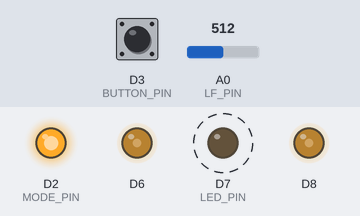
A program run on a simulated ESP8266 (NodeMCU). On the bench: output pins drawn as LEDs (lit = HIGH). Dashed ring = blinking. The test bench sets the inputs (shaded band); at power-on: D3 (BUTTON_PIN) HIGH, A0 (LF_PIN) = 512. Storage starts empty; what the program prints to the serial monitor is not drawn.

Above: at 2.7 s.
2.8 s: D3 (BUTTON_PIN) pulled LOW for 3.2 s
At 3.63 s:
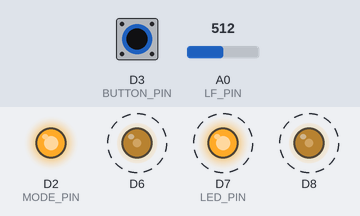
12.0 s: D3 (BUTTON_PIN) pulled LOW for 0.15 s
At 13.9 s:
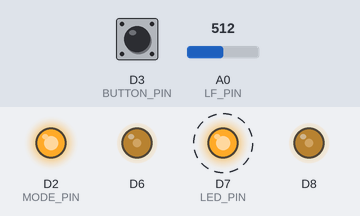
15.1 s: A0 (LF_PIN) set to 440
At 16.3 s:
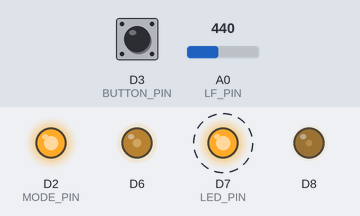
18.1 s: A0 (LF_PIN) set to 426
At 18.35 s:
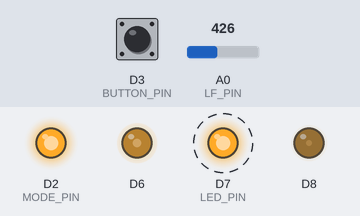
21.1 s: A0 (LF_PIN) set to 390
At 21.9 s:
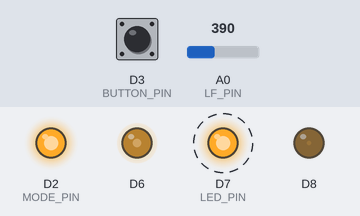
Timing chart, 0 to 25.1 s (numbered marks = the images above; inputs shaded):
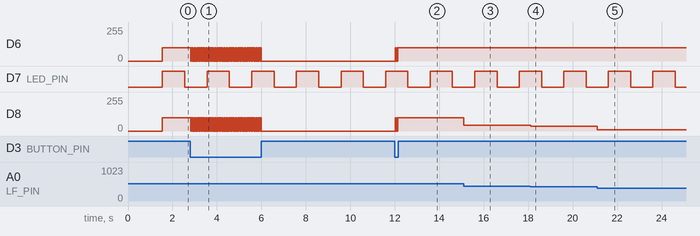

Measured:
- after the input at 2.8 s, D6, D8: alternates 99/255 for 0.03 s and 0/255 for 0.03 s, 111 changes in all, then stays 0/255, starting at once
- after the input at 12.0 s, D6, D8: 0/255 → 99/255 at once
- after the input at 15.1 s, D8: 99/255 → 45/255 at once
- after the input at 18.1 s, D8: 45/255 → 35/255 at once
- after the input at 21.1 s, D8: 35/255 → 8/255 at once
- by itself, D7 (LED_PIN): alternates HIGH for 1.0 s and LOW for 1.0 s

The program:

main.cpp
```cpp
#include <Arduino.h>
#include <DRV8835MotorShield.h>
#include <ESP8266WiFi.h>
//#include <WebSocketsServer.h>
#include <ESP8266WebServer.h>
#include <ESP8266mDNS.h>
#include <CWebSerwer.h>
#include <ArduinoJson.h>


/*
 * This example uses the DRV8835MotorShield library to drive each motor with the
 * Pololu DRV8835 Dual Motor Driver Shield for Arduino forward, then backward.
 * The yellow user LED is on when a motor is set to a positive speed and off when
 * a motor is set to a negative speed.
 */

#define LED_PIN 13
#define MODE_PIN D2

#define LF_PIN A0
#define BUTTON_PIN 0

CWebSerwer web;
unsigned long ms=0;
unsigned long loopTime=0,loopTimeStart=0;
int lfMax=0;
int lfMin=1024;
int mLSpeed=0;
int mPSpeed=0;
int led=LOW;

int Vmax=400;
double Kp=3.0;
double Kd=1;
double dp=0;
double dd=0;
int lastError=0;
int position=0;
int16_t error=0;
int16_t speedDifference=0;
int tryb=1;

//DRV8835MotorShield motors;
////////////// obsluga websocket

void wse(uint8_t num, WStype_t type, uint8_t * payload, size_t length)
{
  web.webSocketEvent(num,type,payload,length);
  if(type==WStype_TEXT)
  {
    char* p = (char*)malloc(length+1);
    memcpy(p,payload,length);
    p[length]='\0';
    Serial.print("webSocket TEXT: ");Serial.println(p);

  //  https://arduinojson.org/v6/assistant/
  // mozliwe komunikaty
    // {"Kp":float, "Kd":float, "Vm":int, "T":int, "L":int, "P":int}
    //

    StaticJsonDocument<200> doc;
    DeserializationError error = deserializeJson(doc, p);
    if (error)
    {
      Serial.print(F("deserializeJson() failed: "));
      Serial.println(error.c_str());
      return;
    }
    Kp = doc["Kp"]|Kp; // 123.32
    Kd = doc["Kd"]|Kd; // 1234.564
    Vmax = doc["Vm"]|Vmax; // -1024
    tryb = doc["T"]|tryb; // 10
    mLSpeed = doc["L"]|mLSpeed; // -1024
    mPSpeed = doc["P"]|mPSpeed; // -1024

    free(p);
  }
}


void setup()
{
  //motors.setSpeeds(0,0);
  pinMode(LED_PIN, OUTPUT);
  pinMode(MODE_PIN,OUTPUT);
  digitalWrite(MODE_PIN,HIGH);
  pinMode(LF_PIN,INPUT_PULLUP);
  Serial.begin(115200);
  Serial.println("LineFollower start");

  web.begin();
  WebSocketsServer * webSocket=web.getWebSocket();
  webSocket->onEvent(wse);

  // uncomment one or both of the following lines if your motors' directions need to be flipped

  //motors.flipM1(true);
  //motors.flipM2(true);
  pinMode(BUTTON_PIN,INPUT_PULLUP);

  digitalWrite(LED_PIN,LOW);
  // czeka na guzik
 // while(digitalRead(BUTTON_PIN)==HIGH);
 //motors.setSpeeds(400,0);
 Serial.println("...init ...");


  /*  digitalWrite(D5, HIGH);
    digitalWrite(D7, HIGH);
    analogWrite(D6, 400);
    analogWrite(D8, 400);

     delay(3000);
  */

// d8 in2EN   // d7 in1PH
// d6 in2EN   // d5  in2PH
//
/*while(true)
{
  int i=500;
   analogWrite(D6, i);   // analogWrite(D8, i);
   digitalWrite(D5, HIGH); //      digitalWrite(D7, HIGH);
   Serial.println("5h h");
   delay(5000);
   analogWrite(D6, i);   // analogWrite(D8, i);
   digitalWrite(D5, LOW);  //     digitalWrite(D7, LOW);
   Serial.println("5L L");
   delay(5000);
   analogWrite(D6, i); //   analogWrite(D8, i);
   digitalWrite(D7, HIGH); //      digitalWrite(D7, LOW);
   Serial.println("7 h L");
   delay(5000);
   analogWrite(D6, i);    //analogWrite(D8, i);
   digitalWrite(D7, LOW);   //    digitalWrite(D7, HIGH);
   Serial.println("7 L h");
   delay(5000);
}
*/
 //  Serial.println("s1=400");
  //motors.flipM1(true);
 // motors.flipM2(true);
/*   motors.setSpeeds(400,400);
  delay(8000);
  Serial.println("s1 flip");
  motors.flipM1(true);
  motors.setSpeeds(400,400);
  delay(8000);

  motors.flipM2(false);
  Serial.println("s2=400");
   motors.setSpeeds(400,400);
  delay(8000);

  Serial.println("s2 flip");
  motors.flipM2(true);
   motors.setSpeeds(400,400);
  delay(8000);
*/
digitalWrite(LED_PIN,HIGH);
  // Wait 1 second and then begin automatic sensor calibration
  // by rotating in place to sweep the sensors over the line
/*  delay(1000);
  int i;
  for(i = 0; i < 80; i++)
  {
    if ((i > 10 && i <= 30) || (i > 50 && i <= 70))
      motors.setSpeeds(-200, 200);
    else
      motors.setSpeeds(200, -200);
    reflectanceSensors.calibrate();

    // Since our counter runs to 80, the total delay will be
    // 80*20 = 1600 ms.
    delay(20);
  }
    motors.setSpeeds(0,0);
  */


  // motors.setSpeeds(0,0);

  }


void lfTryb()
{


  // Our "error" is how far we are away from the center of the line, which
  // corresponds to position 2500.
  error = position - 512;

  // Get motor speed difference using proportional and derivative PID terms
  // (the integral term is generally not very useful for line following).
  // Here we are using a proportional constant of 1/4 and a derivative
  // constant of 6, which should work decently for many Zumo motor choices.
  // You probably want to use trial and error to tune these constants for
  // your particular Zumo and line course.
  dp=error*Kp;   dd= Kd * (error - lastError);
  speedDifference = dp + dd;

  lastError = error;

  // Get individual motor speeds.  The sign of speedDifference
  // determines if the robot turns left or right.
  mLSpeed = Vmax - speedDifference;
  mPSpeed = Vmax + speedDifference;

  // Here we constrain our motor speeds to be between 0 and MAX_SPEED.
  // Generally speaking, one motor will always be turning at MAX_SPEED
  // and the other will be at MAX_SPEED-|speedDifference| if that is positive,
  // else it will be stationary.  For some applications, you might want to
  // allow the motor speed to go negative so that it can spin in reverse.
  if (mLSpeed < 0)
    mLSpeed = 0;
  if (mPSpeed < 0)
    mPSpeed = 0;
  if (mLSpeed > Vmax)
    mLSpeed = Vmax;
  if (mPSpeed > Vmax)
    mPSpeed = Vmax;

analogWrite(D6, mLSpeed);
analogWrite(D8, mPSpeed);
 // motors.setSpeeds(m1Speed, m2Speed);

}

#define STOP 0
#define LF 1
#define MANUAL 2
unsigned long msWolne=0;

void loop()
{
  loopTimeStart=millis();
  delay(5);
  web.loop(millis(), "");
  position=analogRead(LF_PIN);
    if(position>lfMax)lfMax=position;
    if(position<lfMin)lfMin=position;

  digitalWrite(LED_PIN,led);
  //////////////// btn ///////////////////////
  int i=0;
  while(digitalRead(BUTTON_PIN)==LOW)
  {
    delay(1);
    i++;
    if(i>20) break;
  }
  if(i>=20)
  {
    tryb++;
    if(tryb>LF)tryb=STOP;
    //motors.setSpeeds(0,0);
  }
  ///////////////// btn /////////////////
  switch(tryb)
  {
    case STOP:
      //motors.setSpeeds(0,0);
        mLSpeed=0;
        mPSpeed=0;
        analogWrite(D6, 0);
        analogWrite(D8, 0);
      break;
    case LF:
      lfTryb();
    break;
    case MANUAL:
      led=HIGH;
      analogWrite(D6, mLSpeed);
      analogWrite(D8, mPSpeed);
      break;
  }

  if(millis()-msWolne>1000)
  {
    const size_t capacity = JSON_OBJECT_SIZE(13);
    DynamicJsonDocument doc(capacity);

    doc["Kp"] = Kp;
    doc["Kd"] = Kd;
    doc["Vm"] = Vmax;
    doc["LT"] = loopTime;
    doc["T"] = tryb;
    if(led==LOW)led=HIGH;else led=LOW;
    String s="";
    serializeJson(doc, s);
    //Serial.println(s);

     web.sendWebSocket(s.c_str());
    msWolne=millis();
  }
  if(millis()-ms>450)
  {
    /*String s="LoopTime: "+String(loopTime)+" ms";
    s+=" LFinp: "+String(position)+" ["+String(lfMin)+", "+String(lfMax)+"]";
    s+=" L: "+String(m1Speed)+", P: "+String(m2Speed)+", Kp: "+String(Kp)+", Kd: "+String(Kd);
    s+=" Tryb: "+String(tryb)+" err: "+lastError;*/

    const size_t capacity = JSON_OBJECT_SIZE(13);
    DynamicJsonDocument doc(capacity);
      //{"Kp":18.5,"Kd":2.4,"Vm":724,"Pos":277,"LE":170,"E":38,"dp":89,"dd":706,"sd":4,"L":122,"P":-849,"LT":481,"T":1}

    doc["Pos"] = position;
    doc["LE"] = lastError;
    doc["E"] = error;
    doc["dp"] = dp;
    doc["dd"] = dd;
    doc["sd"] = speedDifference;
    doc["L"] = mLSpeed;
    doc["P"] = mPSpeed;


    String s="";
    serializeJson(doc, s);
    //Serial.println(s);

     web.sendWebSocket(s.c_str());
    ms=millis();

  }
  // run M1 motor with positive speed

  //digitalWrite(LED_PIN, HIGH);
  /*
  for (int speed = 0; speed <= 400; speed++)
  {
    motors.setM1Speed(speed);
    delay(2);
  }

  for (int speed = 400; speed >= 0; speed--)
  {
    motors.setM1Speed(speed);
    delay(2);
  }

  // run M1 motor with negative speed

  digitalWrite(LED_PIN, LOW);

  for (int speed = 0; speed >= -400; speed--)
  {
    motors.setM1Speed(speed);
    delay(2);
  }

  for (int speed = -400; speed <= 0; speed++)
  {
    motors.setM1Speed(speed);
    delay(2);
  }

  // run M2 motor with positive speed

  digitalWrite(LED_PIN, HIGH);

  for (int speed = 0; speed <= 400; speed++)
  {
    motors.setM2Speed(speed);
    delay(2);
  }

  for (int speed = 400; speed >= 0; speed--)
  {
    motors.setM2Speed(speed);
    delay(2);
  }

  // run M2 motor with negative speed

  digitalWrite(LED_PIN, LOW);

  for (int speed = 0; speed >= -400; speed--)
  {
    motors.setM2Speed(speed);
    delay(2);
  }

  for (int speed = -400; speed <= 0; speed++)
  {
    motors.setM2Speed(speed);
    delay(2);
  }

  delay(500);
  */
 loopTime=millis()-loopTimeStart;
}
```
